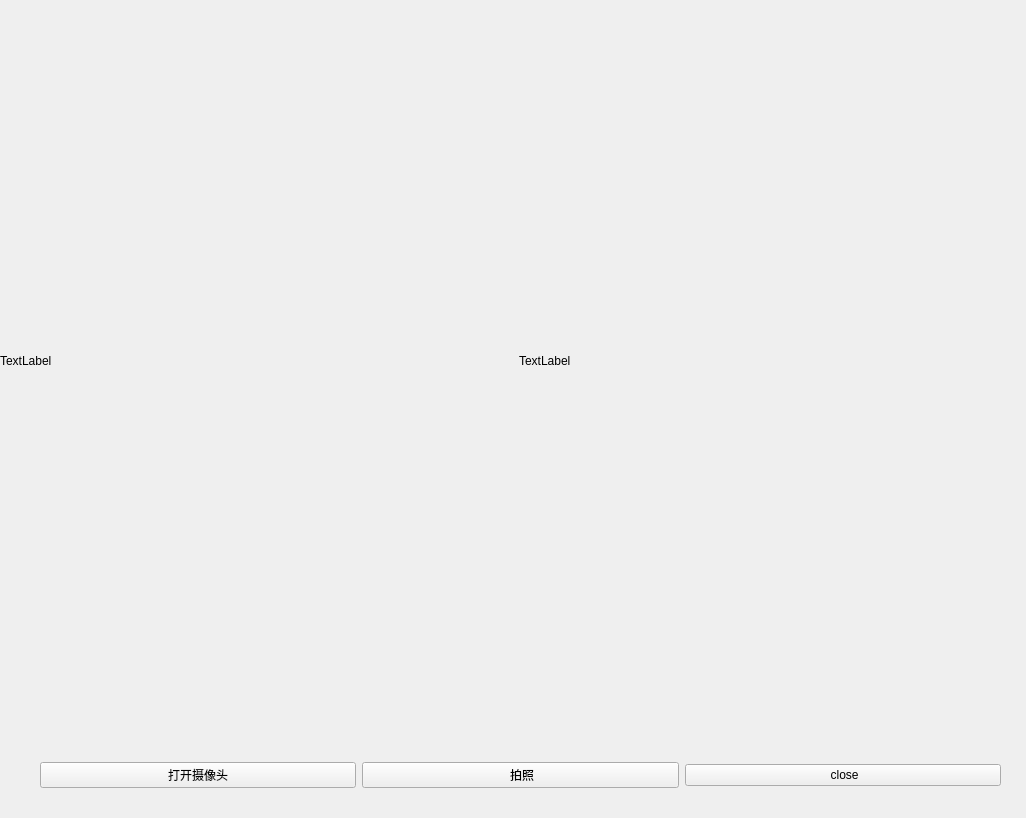
<?xml version="1.0" encoding="UTF-8"?>
<ui version="4.0">
 <class>camaraGet</class>
 <widget class="QWidget" name="camaraGet">
  <property name="geometry">
   <rect>
    <x>0</x>
    <y>0</y>
    <width>1026</width>
    <height>818</height>
   </rect>
  </property>
  <property name="windowTitle">
   <string>Form</string>
  </property>
  <widget class="QWidget" name="">
   <property name="geometry">
    <rect>
     <x>0</x>
     <y>0</y>
     <width>1031</width>
     <height>721</height>
    </rect>
   </property>
   <layout class="QHBoxLayout" name="horizontalLayout">
    <item>
     <widget class="QLabel" name="label">
      <property name="text">
       <string>TextLabel</string>
      </property>
     </widget>
    </item>
    <item>
     <widget class="QLabel" name="label_2">
      <property name="text">
       <string>TextLabel</string>
      </property>
     </widget>
    </item>
   </layout>
  </widget>
  <widget class="QWidget" name="">
   <property name="geometry">
    <rect>
     <x>40</x>
     <y>750</y>
     <width>961</width>
     <height>51</height>
    </rect>
   </property>
   <layout class="QHBoxLayout" name="horizontalLayout_2">
    <item>
     <widget class="QPushButton" name="open">
      <property name="text">
       <string>打开摄像头</string>
      </property>
     </widget>
    </item>
    <item>
     <widget class="QPushButton" name="pic">
      <property name="text">
       <string> 拍照</string>
      </property>
     </widget>
    </item>
    <item>
     <widget class="QPushButton" name="closeCam">
      <property name="text">
       <string> close</string>
      </property>
     </widget>
    </item>
   </layout>
  </widget>
  <zorder>label</zorder>
  <zorder>label_2</zorder>
  <zorder>label</zorder>
  <zorder>label_2</zorder>
  <zorder>label</zorder>
  <zorder>open</zorder>
  <zorder>pic</zorder>
  <zorder>closeCam</zorder>
 </widget>
 <resources/>
 <connections/>
</ui>
